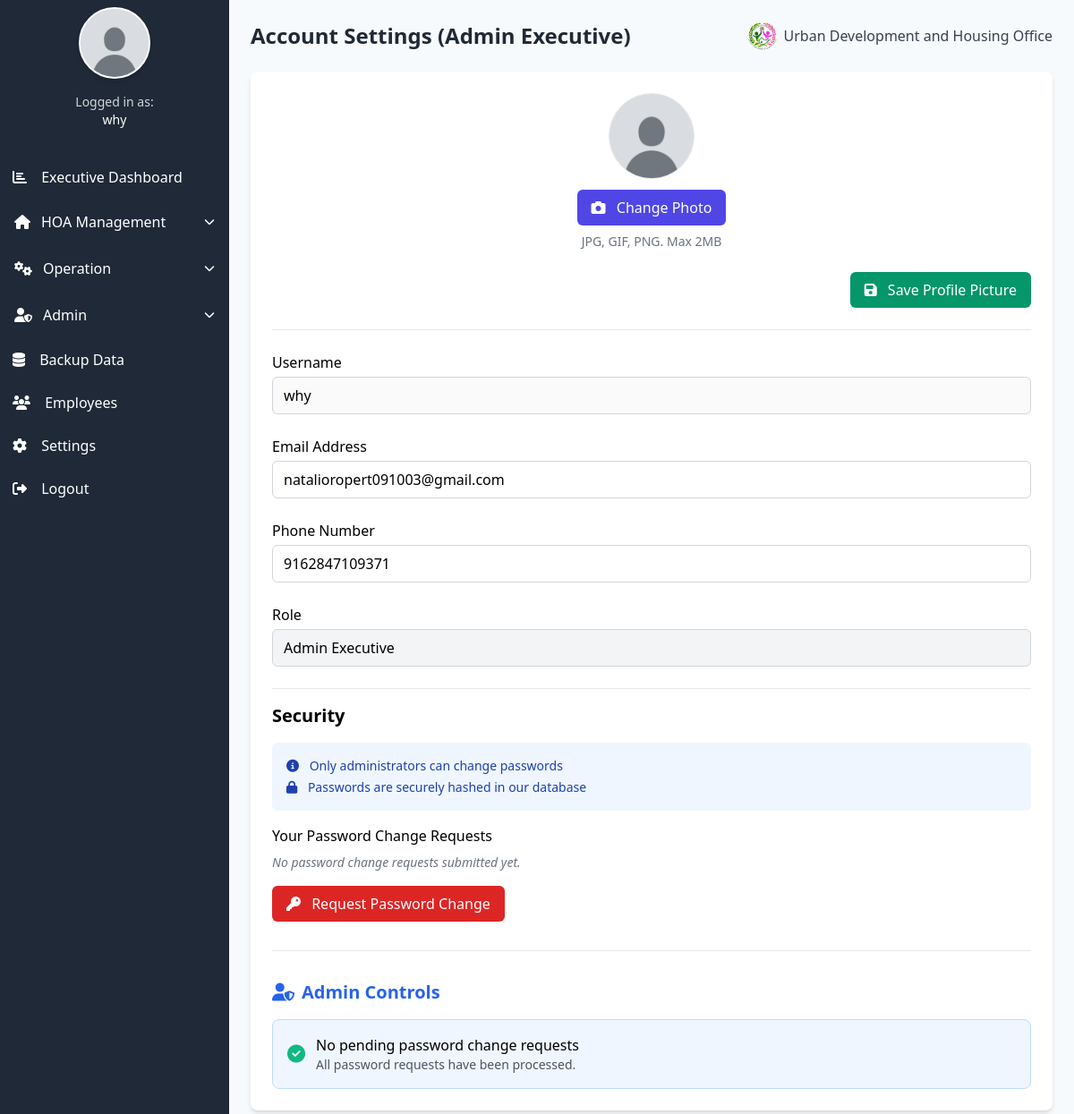
Screenshot of /settings.php (signed in) with the database file from the repository.
### tables this page shows
CREATE TABLE `users` (
  `id` int(11) NOT NULL AUTO_INCREMENT,
  `username` varchar(50) NOT NULL,
  `password` varchar(255) DEFAULT NULL,
  `role` enum('Admin','Operation','Admin Executive','HOA','Enumerator') NOT NULL,
  `created_at` timestamp NOT NULL DEFAULT current_timestamp(),
  `email` varchar(100) DEFAULT NULL,
  `phone` varchar(20) DEFAULT NULL,
  `password_changed_at` timestamp NULL DEFAULT NULL,
  `profile_picture` varchar(255) DEFAULT 'DEFAULT_PROFILE.jpg',
  `reset_code` varchar(10) DEFAULT NULL,
  `reset_expiry` datetime DEFAULT NULL,
  PRIMARY KEY (`id`),
  UNIQUE KEY `username` (`username`),
  UNIQUE KEY `email` (`email`)
);

### settings.php (the view, shortened to what this page needs)
<?php
$servername = "localhost";
$username   = "u198271324_admin";
$password   = "Udhodbms01";
$dbname     = "u198271324_udho_db";
$conn = new mysqli($servername, $username, $password, $dbname);
$userId = $_SESSION['user_id'] ?? 0;
$role = $_SESSION['role'] ?? 'Guest';
$profilePicture = 'default_profile.jpg';
$user = [
    'username' => '',
    'email' => '',
    'phone' => ''
];
if ($userId) {
    $stmt = $conn->prepare("SELECT username, email, phone, profile_picture FROM users WHERE id=?");
    $stmt->bind_param("i", $userId);
    $stmt->execute();
    $result = $stmt->get_result();
    if ($row = $result->fetch_assoc()) {
        $user['username'] = $row['username'];
        $user['email']    = $row['email'];
        $user['phone']    = $row['phone'];
        if (!empty($row['profile_picture'])) {
            $profilePicture = $row['profile_picture'];
        } else {
            $profilePicture = 'default_profile.jpg';
        }
    }
}
$password_requests_list = [];
$pending_requests = [];
$currentPage = basename($_SERVER['PHP_SELF']);
?>
<!DOCTYPE html>
<html lang="en">
<head>
  <link href="https://cdn.jsdelivr.net/npm/tailwindcss@2.2.19/dist/tailwind.min.css" rel="stylesheet" />
  <link href="https://cdnjs.cloudflare.com/ajax/libs/font-awesome/6.4.0/css/all.min.css" rel="stylesheet" />
</head>
<body class="bg-gray-100">
  <div class="main-container">
    <?php if ($role === "Admin Executive"): ?>
    <div class="sidebar-fixed bg-gray-800 text-white flex flex-col">
      <div class="flex items-center justify-center h-24">
        <div class="rounded-full bg-gray-200 w-20 h-20 flex items-center justify-center overflow-hidden border-2 border-white shadow-md">
          <?php
          $profilePicture = isset($_SESSION['profile_picture']) ? $_SESSION['profile_picture'] : 'default_profile.jpg';
          ?>
          <img src="/assets/profile_pictures/<?php echo htmlspecialchars($profilePicture); ?>"
              alt="Profile Picture"
              class="w-full h-full object-cover"
              onerror="this.src='/assets/DEFAULT_PROFILE.jpg'">
        </div>
      </div>
      <div class="px-4 py-2 text-center text-sm text-gray-300">
        Logged in as: <br>
        <span class="font-medium text-white"><?php echo htmlspecialchars($_SESSION['username'] ?? 'User'); ?></span>
      </div>
      <nav class="mt-6 flex-1 overflow-y-auto">
        <ul class="space-y-1">
          <li>
            <a href="/Admin executive/adminexecutive_dashboard.php" class="sidebar-link flex items-center py-3 px-4 <?php echo $currentPage=='adminexecutive_dashboard.php'?'active-link':''; ?>">
              <i class="fas fa-chart-bar mr-3"></i> Executive Dashboard
            </a>
          </li>
          <li class="dropdown-item">
            <div class="dropdown-toggle flex items-center justify-between py-3 px-4 cursor-pointer" data-target="hoa-menu">
              <div class="flex items-center">
                <i class="fas fa-home mr-3"></i>
                <span>HOA Management</span>
              </div>
              <i class="fas fa-chevron-down text-xs"></i>
            </div>
          </li>
          <li class="dropdown-item">
            <div class="dropdown-toggle flex items-center justify-between py-3 px-4 cursor-pointer" data-target="operation-menu">
              <div class="flex items-center">
                <i class="fas fa-cogs mr-3"></i>
                <span>Operation</span>
              </div>
              <i class="fas fa-chevron-down text-xs"></i>
            </div>
          </li>
          <li class="dropdown-item">
            <div class="dropdown-toggle flex items-center justify-between py-3 px-4 cursor-pointer" data-target="admin-menu">
              <div class="flex items-center">
                <i class="fas fa-user-shield mr-3"></i>
                <span>Admin</span>
              </div>
              <i class="fas fa-chevron-down text-xs"></i>
            </div>
          </li>
          <li>
            <a href="/Admin executive/backup.php" class="sidebar-link flex items-center py-3 px-4 <?php echo $currentPage=='backup.php'?'active-link':''; ?>">
              <i class="fas fa-database mr-3"></i> Backup Data
            </a>
          </li>
          <li>
            <a href="/Admin executive/employee.php" class="sidebar-link flex items-center py-3 px-4 <?php echo $currentPage=='employee.php'?'active-link':''; ?>">
              <i class="fas fa-users mr-3"></i> Employees
            </a>
          </li>
          <li>
            <li>
          <a href="../settings.php" class="sidebar-link flex items-center py-3 px-4">
            <i class="fas fa-cog mr-3"></i> Settings
          </a>
        </li>
          </li>
          <li class="mt-auto">
            <a href="../logout.php" class="sidebar-link flex items-center py-3 px-4">
              <i class="fas fa-sign-out-alt mr-3"></i> Logout
            </a>
          </li>
        </ul>
      </nav>
    </div>
    <?php endif; ?>
    <div class="main-content-scrollable">
      <div class="p-6">
        <header class="flex flex-col md:flex-row justify-between items-center mb-6 gap-4">
          <h1 class="text-2xl font-bold text-gray-800">Account Settings (<?php echo htmlspecialchars($role); ?>)</h1>
          <div class="flex items-center gap-2">
            <img src="/assets/UDHOLOGO.png" alt="Logo" class="h-8">
            <span class="font-medium text-gray-700">Urban Development and Housing Office</span>
          </div>
        </header>
        <div class="bg-white p-6 rounded-lg shadow-md">
          <form action="settings.php" method="POST" enctype="multipart/form-data" class="space-y-6">
            <div class="flex flex-col items-center">
              <div class="w-24 h-24 rounded-full overflow-hidden border mb-3">
                <img id="profileImage"
                     src="/assets/profile_pictures/<?php echo htmlspecialchars($profilePicture); ?>"
                     alt="Profile"
                     class="w-full h-full object-cover"
                     onerror="this.src='/assets/DEFAULT_PROFILE.jpg'">
              </div>
              <button type="button"
                      onclick="document.getElementById('profileUpload').click()"
                      class="bg-indigo-600 hover:bg-indigo-700 text-white px-4 py-2 rounded-md">
                <i class="fas fa-camera mr-2"></i> Change Photo
              </button>
              <p class="text-sm text-gray-500 mt-2">JPG, GIF, PNG. Max 2MB</p>
            </div>
            <div class="flex justify-end gap-2">
              <button type="submit" name="update_profile"
                      class="bg-green-600 hover:bg-green-700 text-white px-4 py-2 rounded-md">
                <i class="fas fa-save mr-2"></i> Save Profile Picture
              </button>
            </div>
          </form>
          <div class="border-t my-6"></div>
          <form id="settingsForm" class="space-y-6">
            <div>
              <label class="block mb-1 font-medium">Username</label>
              <input type="text"
                     value="<?php echo htmlspecialchars($user['username']); ?>"
                     class="w-full px-3 py-2 border border-gray-300 rounded-md"
                     disabled />
            </div>
            <div>
              <label class="block mb-1 font-medium">Email Address</label>
              <input type="email"
                     name="email"
                     value="<?php echo htmlspecialchars($user['email']); ?>"
                     class="w-full px-3 py-2 border border-gray-300 rounded-md"
                     required />
            </div>
            <div>
              <label class="block mb-1 font-medium">Phone Number</label>
              <input type="tel"
                     name="phone"
                     value="<?php echo htmlspecialchars($user['phone']); ?>"
                     class="w-full px-3 py-2 border border-gray-300 rounded-md"
                     required />
            </div>
            <div>
              <label class="block mb-1 font-medium">Role</label>
              <input type="text"
                     value="<?php echo htmlspecialchars($role); ?>"
                     class="w-full px-3 py-2 border border-gray-300 rounded-md bg-gray-100"
                     disabled />
            </div>
          </form>
          <div class="pt-4 border-t mt-6">
            <h2 class="text-xl font-semibold mb-4">Security</h2>
            <div class="bg-blue-50 p-4 rounded-md mb-4">
              <p class="text-blue-800 text-sm"><i class="fas fa-info-circle mr-2"></i> Only administrators can change passwords</p>
              <p class="text-blue-800 text-sm mt-1"><i class="fas fa-lock mr-2"></i> Passwords are securely hashed in our database</p>
            </div>
            <div class="mt-4">
              <h3 class="font-medium mb-2">Your Password Change Requests</h3>
              <?php if (count($password_requests_list) > 0): ?>
                <div class="space-y-2">
                  <?php foreach ($password_requests_list as $request): ?>
                    <div class="flex justify-between items-center p-3 bg-gray-50 rounded border">
                      <div>
                        <span class="font-medium">Request on <?php echo date('M d, Y h:i A', strtotime($request['created_at'])); ?></span>
                        <?php if (!empty($request['reason'])): ?>
                          <p class="text-sm text-gray-600 mt-1">Reason: <?php echo htmlspecialchars($request['reason']); ?></p>
                        <?php endif; ?>
                      </div>
                      <span class="px-3 py-1 rounded-full text-xs font-medium
                        <?php echo $request['status'] === 'approved' ? 'bg-green-100 text-green-800 border border-green-200' :
                                ($request['status'] === 'rejected' ? 'bg-red-100 text-red-800 border border-red-200' : 'bg-yellow-100 text-yellow-800 border border-yellow-200'); ?>">
                        <?php echo ucfirst($request['status']); ?>
                      </span>
                    </div>
                  <?php endforeach; ?>
                </div>
              <?php else: ?>
                <p class="text-gray-500 text-sm italic">No password change requests submitted yet.</p>
              <?php endif; ?>
            </div>
            <button type="button" onclick="openPasswordModal()"
                    class="bg-red-600 hover:bg-red-700 text-white px-4 py-2 rounded-md mt-4 transition duration-200">
              <i class="fas fa-key mr-2"></i> Request Password Change
            </button>
          </div>
          <?php if (($role === 'Admin' || $role === 'Admin Executive') && count($pending_requests) === 0): ?>
          <div class="pt-8 border-t mt-8">
              <h2 class="text-xl font-semibold mb-4 text-blue-600">
                  <i class="fas fa-user-shield mr-2"></i>Admin Controls
              </h2>
              <div class="bg-blue-50 p-4 rounded-lg border border-blue-200">
                  <div class="flex items-center">
                      <i class="fas fa-check-circle text-green-500 text-xl mr-3"></i>
                      <div>
                          <p class="font-medium">No pending password change requests</p>
                          <p class="text-sm text-gray-600">All password requests have been processed.</p>
                      </div>
                  </div>
              </div>
          </div>
          <?php endif; ?>
        </div>
      </div>
    </div>
  </div>
</body>
</html>

### settings.php (style rules this page uses)
html, body { height: 100%; overflow: hidden; }
.main-container { display: flex; height: 100vh; overflow: hidden; }
.sidebar-fixed { position: fixed; left: 0; top: 0; bottom: 0; width: 16rem; z-index: 40; overflow-y: auto; }
.main-content-scrollable { flex: 1; margin-left: 16rem; height: 100vh; overflow-y: auto; background-color: #f7fafc; }
.sidebar-link { display: block; padding: 10px 14px; border-radius: 6px; transition: all 0.2s ease; }
.dropdown-toggle { cursor: pointer; transition: all 0.3s ease; }
.dropdown-toggle i.fa-chevron-down { transition: transform 0.3s ease; }

### rows the page displays
users: username "why", email "natalioropert091003@gmail.com", phone "9162847109371"

### other values shown
$_SESSION['username'] "why"
$role "Admin Executive"
